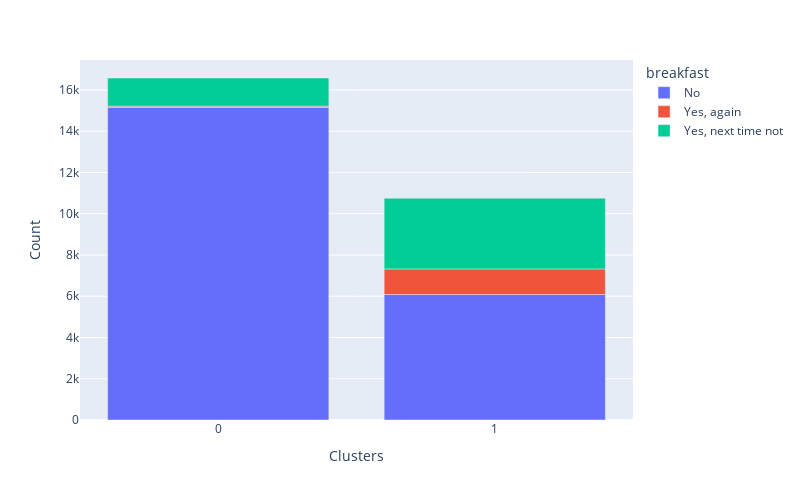
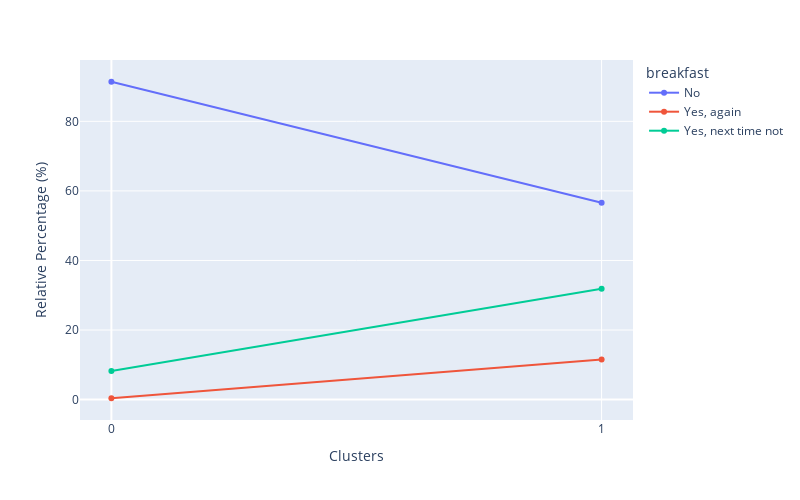

Write notebook code for charts like these, in order.
### Code cell
df_cluster_vs_breakfast =  df_survey.copy()
df_cluster_vs_breakfast['Clusters'] = X['Clusters']
cluster_distribution_per_variable(df=df_cluster_vs_breakfast, target="breakfast")

### Figure 1 — Plotly figure (JSON) as saved in the notebook; plotly's stock layout.template omitted (floating-point values rounded to 4 significant figures)
{"data": [{"alignmentgroup": "True", "hovertemplate": "breakfast=No<br>Clusters=%{x}<br>Count=%{y}<extra></extra>", "legendgroup": "No", "marker": {"color": "#636efa", "pattern": {"shape": ""}}, "name": "No", "offsetgroup": "No", "orientation": "v", "showlegend": true, "textposition": "auto", "type": "bar", "x": [0, 1], "xaxis": "x", "y": [15150, 6083], "yaxis": "y"}, {"alignmentgroup": "True", "hovertemplate": "breakfast=Yes, again<br>Clusters=%{x}<br>Count=%{y}<extra></extra>", "legendgroup": "Yes, again", "marker": {"color": "#EF553B", "pattern": {"shape": ""}}, "name": "Yes, again", "offsetgroup": "Yes, again", "orientation": "v", "showlegend": true, "textposition": "auto", "type": "bar", "x": [0, 1], "xaxis": "x", "y": [64, 1242], "yaxis": "y"}, {"alignmentgroup": "True", "hovertemplate": "breakfast=Yes, next time not<br>Clusters=%{x}<br>Count=%{y}<extra></extra>", "legendgroup": "Yes, next time not", "marker": {"color": "#00cc96", "pattern": {"shape": ""}}, "name": "Yes, next time not", "offsetgroup": "Yes, next time not", "orientation": "v", "showlegend": true, "textposition": "auto", "type": "bar", "x": [0, 1], "xaxis": "x", "y": [1365, 3428], "yaxis": "y"}], "layout": {"barmode": "relative", "height": 500, "legend": {"title": {"text": "breakfast"}, "tracegroupgap": 0}, "margin": {"t": 60}, "width": 800, "xaxis": {"anchor": "y", "domain": [0, 1], "tickmode": "array", "tickvals": [0, 1], "title": {"text": "Clusters"}}, "yaxis": {"anchor": "x", "domain": [0, 1], "title": {"text": "Count"}}}}

### Figure 2 — Plotly figure (JSON) as saved in the notebook; plotly's stock layout.template omitted (floating-point values rounded to 4 significant figures)
{"data": [{"hovertemplate": "breakfast=No<br>Clusters=%{x}<br>Relative Percentage (%)=%{y}<extra></extra>", "legendgroup": "No", "line": {"color": "#636efa", "dash": "solid"}, "marker": {"symbol": "circle"}, "mode": "markers+lines", "name": "No", "orientation": "v", "showlegend": true, "type": "scatter", "x": [0, 1], "xaxis": "x", "y": [91.38, 56.57], "yaxis": "y"}, {"hovertemplate": "breakfast=Yes, again<br>Clusters=%{x}<br>Relative Percentage (%)=%{y}<extra></extra>", "legendgroup": "Yes, again", "line": {"color": "#EF553B", "dash": "solid"}, "marker": {"symbol": "circle"}, "mode": "markers+lines", "name": "Yes, again", "orientation": "v", "showlegend": true, "type": "scatter", "x": [0, 1], "xaxis": "x", "y": [0.386, 11.55], "yaxis": "y"}, {"hovertemplate": "breakfast=Yes, next time not<br>Clusters=%{x}<br>Relative Percentage (%)=%{y}<extra></extra>", "legendgroup": "Yes, next time not", "line": {"color": "#00cc96", "dash": "solid"}, "marker": {"symbol": "circle"}, "mode": "markers+lines", "name": "Yes, next time not", "orientation": "v", "showlegend": true, "type": "scatter", "x": [0, 1], "xaxis": "x", "y": [8.233, 31.88], "yaxis": "y"}], "layout": {"height": 500, "legend": {"title": {"text": "breakfast"}, "tracegroupgap": 0}, "margin": {"t": 60}, "width": 800, "xaxis": {"anchor": "y", "domain": [0, 1], "tickmode": "array", "tickvals": [0, 1], "title": {"text": "Clusters"}}, "yaxis": {"anchor": "x", "domain": [0, 1], "title": {"text": "Relative Percentage (%)"}}}}
